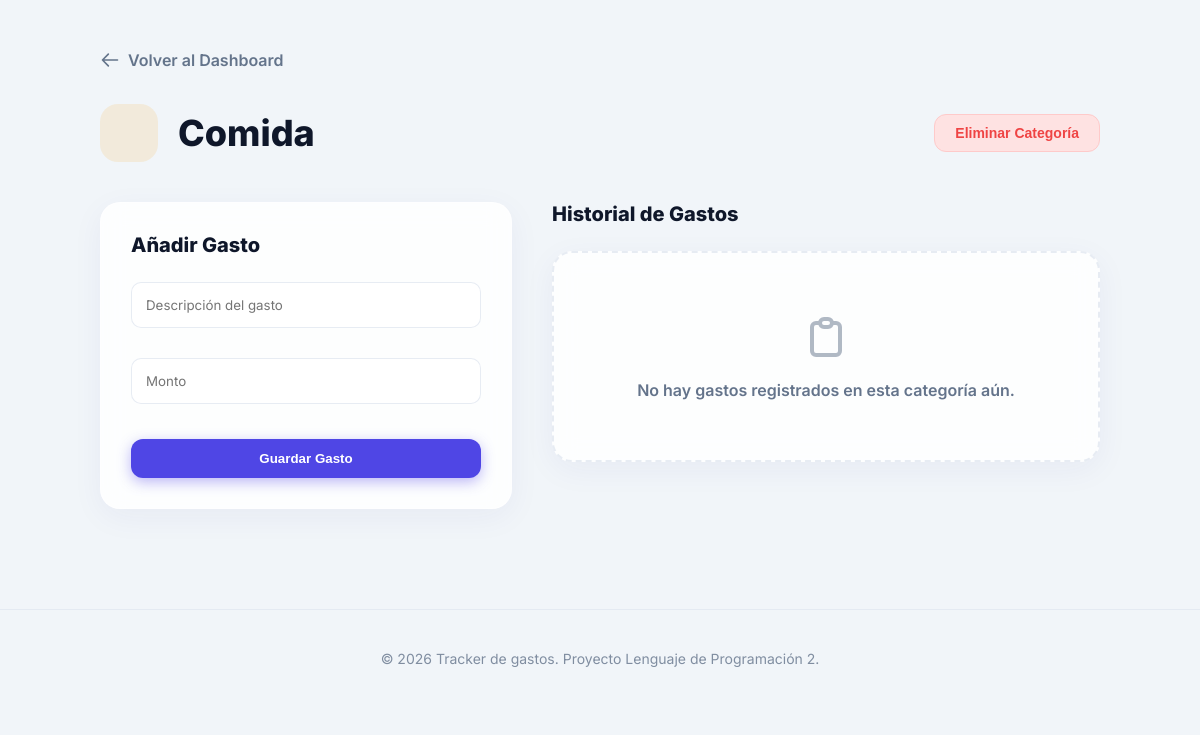
/modulo/14/ (signed in), run on an earlier commit of the app's database.
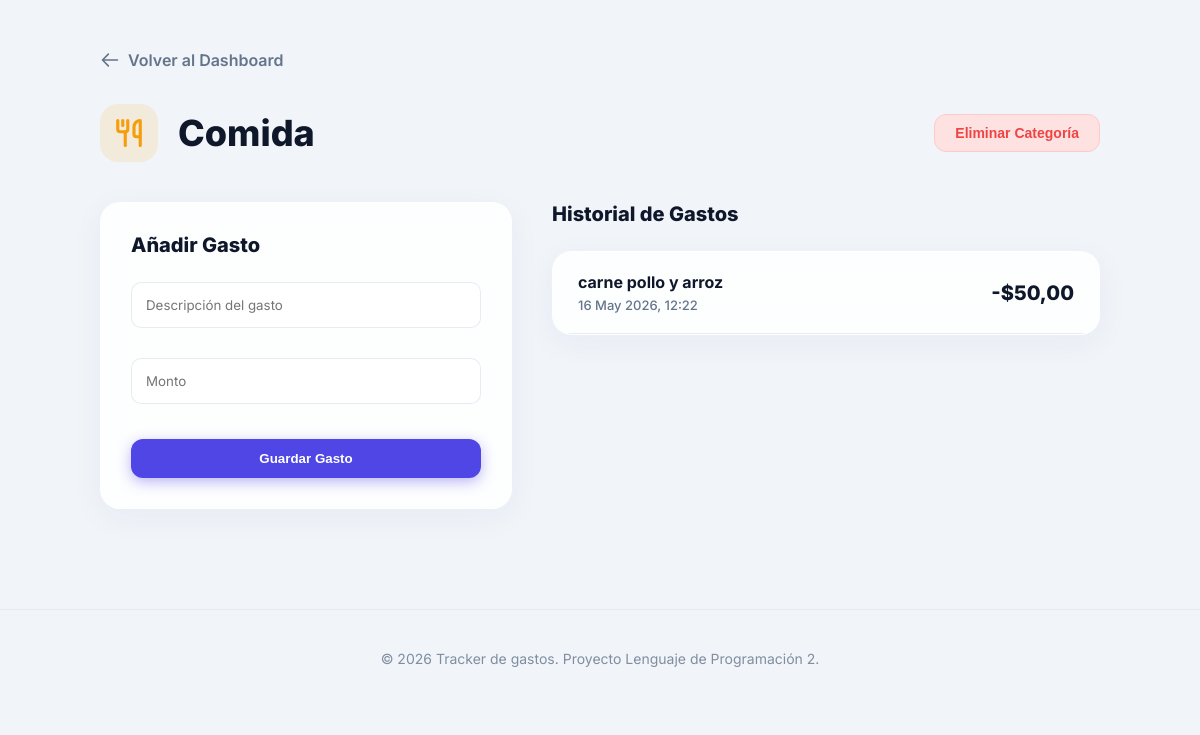
And on a later commit of the database.
### gastos/models.py (models this page shows, shortened)
class Categoria(models.Model):
    nombre = models.CharField(max_length=100)
    usuario = models.ForeignKey(User, on_delete=models.CASCADE)
    color = models.CharField(max_length=7, default="#2563eb")
    icono = models.CharField(max_length=20, default="💰")

class Gasto(models.Model):
    categoria = models.ForeignKey(Categoria, on_delete=models.CASCADE, related_name='gastos')
    usuario = models.ForeignKey(User, on_delete=models.CASCADE)
    descripcion = models.CharField(max_length=200)
    monto = models.DecimalField(max_digits=10, decimal_places=2)
    fecha = models.DateTimeField(auto_now_add=True)

### gastos/views.py (the view)
# urls.py: path('modulo/<int:categoria_id>/', views.detalle_categoria, name='detalle_categoria'),
@login_required
def detalle_categoria(request, categoria_id):
    categoria = get_object_or_404(Categoria, id=categoria_id, usuario=request.user)
    if request.method == 'POST':
        form = GastoForm(request.POST)
        if form.is_valid():
            gasto = form.save(commit=False)
            gasto.categoria = categoria
            gasto.usuario = request.user
            gasto.save()
            return redirect('detalle_categoria', categoria_id=categoria.id)
    else:
        form = GastoForm()
    gastos = categoria.gastos.all().order_by('-fecha')
    return render(request, 'detalle_categoria.html', {
        'categoria': categoria,
        'form': form,
        'gastos': gastos,
        'icons': SVG_ICONS,
        'icon_keys': list(SVG_ICONS.keys())
    })

### gastos/forms.py
class GastoForm(forms.ModelForm):
    class Meta:
        model = Gasto
        fields = ['descripcion', 'monto']
        widgets = {
            'descripcion': forms.TextInput(attrs={'class': 'form-input', 'placeholder': 'Descripción del gasto'}),
            'monto': forms.NumberInput(attrs={'class': 'form-input', 'placeholder': 'Monto', 'step': '0.01'}),
        }

### templates/detalle_categoria.html (shortened to what the changed rows need)
{% extends "base.html" %}
{% block content %}
<div class="container">
    <header style="display:flex; justify-content:space-between; align-items:center; margin-bottom:40px;">
        <div>
            <h1 style="font-size:36px; font-weight:800; margin:0; display:flex; align-items:center;">
                <a href="{% url 'editar_categoria' categoria.id %}" title="Cambiar ícono o color" style="text-decoration:none; display:inline-flex; justify-content:center; align-items:center; width:54px; height:54px; border-radius:18px; background:{{ categoria.color }}20; color:{{ categoria.color }}; margin-right:20px; transition:all 0.2s; border: 2px solid transparent;" onmouseover="this.style.transform='scale(1.1)'; this.style.borderColor='{{ categoria.color }}'" onmouseout="this.style.transform='scale(1)'; this.style.borderColor='transparent'">
                    {% if categoria.icono != "none" %}
                        {% for icon_id, icon_svg in icons.items %}
                            {% if icon_id == categoria.icono %}
                                <svg width="30" height="30" viewBox="0 0 24 24" fill="none" stroke="currentColor" stroke-width="2.5" stroke-linecap="round" stroke-linejoin="round">
                                    {{ icon_svg|safe }}
                                </svg>
                            {% endif %}
                        {% endfor %}
                    {% endif %}
                </a>
                {{ categoria.nombre }}
            </h1>
        </div>
    </header>
    <div style="display: flex; gap: 40px; align-items: flex-start; flex-wrap: wrap;">
        <div style="flex-grow: 1; min-width: 300px;">
            {% if gastos %}
                <div class="glass-card" style="overflow: hidden; padding: 0;">
                    {% for gasto in gastos %}
                    <div style="padding: 20px 25px; border-bottom: 1px solid var(--border); display: flex; justify-content: space-between; align-items: center; transition: background 0.2s;" onmouseover="this.style.background='rgba(255,255,255,0.5)'" onmouseout="this.style.background='transparent'">
                        <div>
                            <p style="margin: 0; font-weight: 700; font-size: 16px;">{{ gasto.descripcion }}</p>
                            <p style="margin: 5px 0 0; font-size: 13px; color: var(--text-muted); font-weight: 500;">{{ gasto.fecha|date:"d M Y, H:i" }}</p>
                        </div>
                        <div style="font-weight: 800; font-size: 20px; color: var(--text-main);">
                            -${{ gasto.monto|floatformat:2 }}
                        </div>
                    </div>
                    {% endfor %}
                </div>
            {% else %}
                <div class="glass-card" style="text-align: center; padding: 60px 20px; border: 2px dashed var(--border); color: var(--text-muted);">
                    <p style="margin: 0; font-weight: 600;">No hay gastos registrados en esta categoría aún.</p>
                </div>
            {% endif %}
        </div>
    </div>
</div>
{% endblock %}

What changed in the data, as far as the page shows it:
changed Categoria "Comida": icono " " → "drumstick" (drawn)
added Gasto: descripcion "carne pollo y arroz", fecha "16 May 2026, 12:22", monto "50,00"
Also different on the page:
text no longer shown: "No hay gastos registrados en esta categoría aún."
